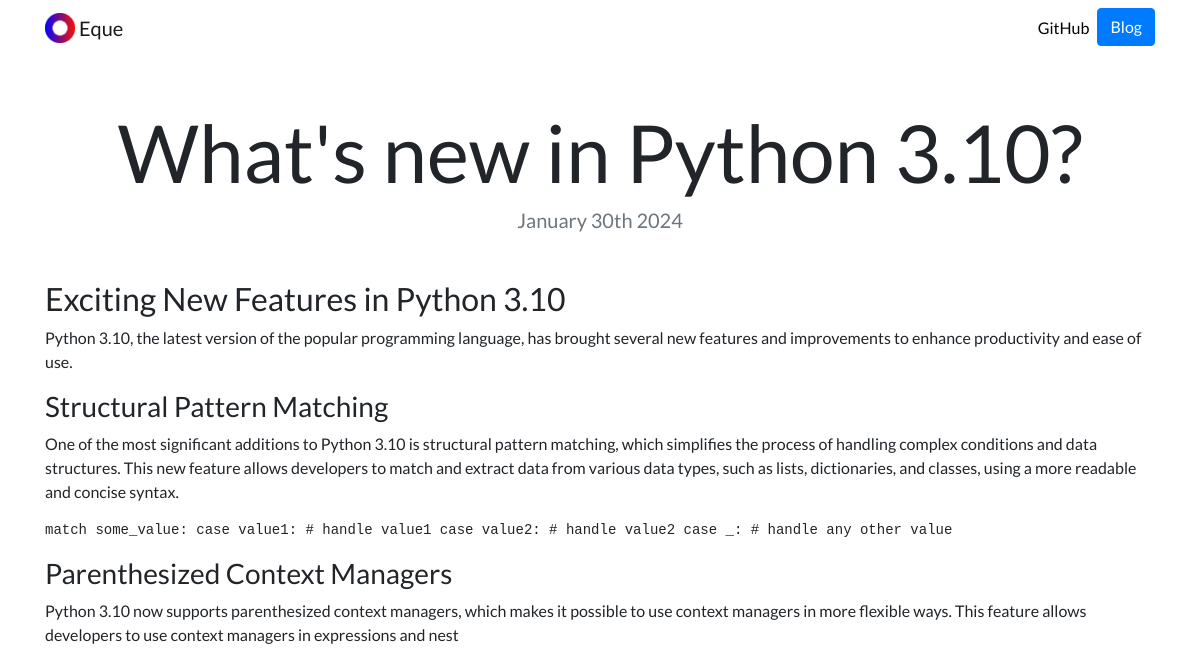
Page /blog/8/ on the committed database.
### blog/models.py (models this page shows)
class Blog(models.Model):
    title=models.CharField(max_length=50)
    date=models.DateField(auto_now=False, auto_now_add=False)
    description=models.CharField(max_length=999)
    url=models.URLField(blank='True')

### blog/views.py (the view)
# urls.py: path('<int:blog_id>/', detail, name='detail'),
def detail(request,blog_id):
    blog=get_object_or_404(Blog,pk=blog_id)
    return render(request,'blog/detail.html',{'blog':blog})

### blog/templates/blog/detail.html
{% extends "portfolio/base.html" %}
{% load static %}
{% block content %}
<h1 class="text-center mt-5" id="blogdetailtitle">{{ blog.title }}</h1>
<h5 class="text-center text-muted mb-5">{{ blog.date|date:'F jS Y' }}</h5>
{{ blog.description|safe }}
{% endblock %}

### portfolio/static/portfolio/custom.css (style rules this page uses)
body { font-family: 'Lato', sans-serif; }
@media (min-width: 992px) { #blogdetailtitle { font-size: 5rem; } }

### rows in the picture
Blog: title "What's new in Python 3.10?", date "January 30th 2024", description "Exciting New Features in Python 3.10 Python 3.10, the latest version of the popular programming language, has brought several new features and improvements to enhance productivity and ease of use. Structural Pattern Matching One of the most significant additions to Python 3.10 is structural pattern matching, which simplifies the process of handling complex conditions and data structures. This new feature allows developers to match and extract data from various data types, such as lists, dictionaries, and classes, using a more readable and concise syntax. match some_value: case value1: # handle value1 case value2: # handle value2 case _: # handle any other value Parenthesized Context…"
